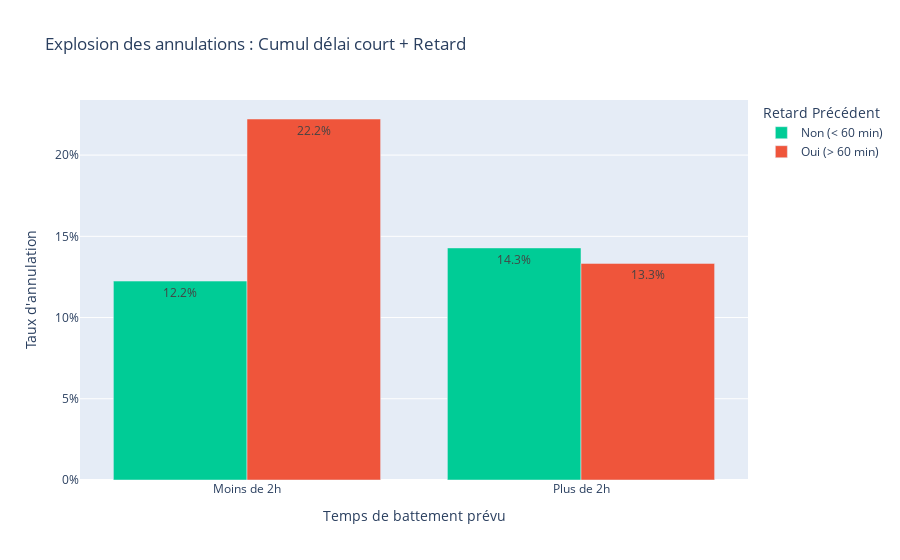

Here is the notebook cell this chart was saved with:
### Markdown cell above
Les **locations précédées d'un retard de plus d'1 heure sont légèrement plus annulées** (≈ 15,4%) que celles sans retard (≈ 13,5%). \
Bien que la différence soit faible, cela pourrait indiquer un léger impact du retard précédent sur le comportement des utilisateurs.

### Code cell
# Taux d'annulation selon le délai entre les locations (<2h ou >2h) ET le retard (>60 min) de la location précédente

threshold = 120

# Créer la colonne 'delta_category' 
df_merged_60min['delta_category'] = df_merged_60min['time_delta_with_previous_rental'].apply(
    lambda x: 'Moins de 2h' if x < threshold else 'Plus de 2h'
)

# Calculer le taux d'annulation pour chaque combinaison
cross_analysis_delay_delta = df_merged_60min.groupby(['delta_category', 'was_60min_late_prev'])['state'].value_counts(normalize=True).unstack()
cross_analysis_delay_delta = cross_analysis_delay_delta['canceled'] * 100  # Garder uniquement le taux d'annulation
cross_analysis_delay_delta = cross_analysis_delay_delta.unstack(level=0)  # Réorganiser pour plus de clarté

print("--- Taux d'annulation selon le délai entre locations ET le retard (>60 min) de la location précédente ---")
print(cross_analysis_delay_delta)

# Graphique

df_viz_cross = df_merged_60min.groupby(['delta_category', 'was_60min_late_prev'])['state'].value_counts(normalize=True).rename('proportion').reset_index()
df_viz_cross = df_viz_cross[df_viz_cross['state'] == 'canceled']

df_viz_cross['Retard Précédent'] = df_viz_cross['was_60min_late_prev'].map({
    True: 'Oui (> 60 min)', 
    False: 'Non (< 60 min)'
})

fig_cross = px.bar(
    df_viz_cross,
    x='delta_category',
    y='proportion',
    color='Retard Précédent',
    barmode='group', # Pour mettre les barres côte à côte
    title="Explosion des annulations : Cumul délai court + Retard",
    labels={
        'delta_category': 'Temps de battement prévu',
        'proportion': "Taux d'annulation"
    },
    color_discrete_map={'Oui (> 60 min)': '#ef553b', 'Non (< 60 min)': '#00cc96'},
    text_auto='.1%' # Affiche le pourcentage sur les barres
)

fig_cross.update_layout(yaxis_tickformat='.0%') # Format axe Y en %

fig_cross.show()

### Figure 1 — Plotly figure (JSON) as saved in the notebook; plotly's stock layout.template omitted (floating-point values rounded to 4 significant figures)
{"data": [{"alignmentgroup": "True", "hovertemplate": "Retard Précédent=Non (< 60 min)<br>Temps de battement prévu=%{x}<br>Taux d'annulation=%{y}<extra></extra>", "legendgroup": "Non (< 60 min)", "marker": {"color": "#00cc96", "pattern": {"shape": ""}}, "name": "Non (< 60 min)", "offsetgroup": "Non (< 60 min)", "orientation": "v", "showlegend": true, "textposition": "auto", "texttemplate": "%{y:.1%}", "type": "bar", "x": ["Moins de 2h", "Plus de 2h"], "xaxis": "x", "y": [0.1224, 0.1429], "yaxis": "y"}, {"alignmentgroup": "True", "hovertemplate": "Retard Précédent=Oui (> 60 min)<br>Temps de battement prévu=%{x}<br>Taux d'annulation=%{y}<extra></extra>", "legendgroup": "Oui (> 60 min)", "marker": {"color": "#ef553b", "pattern": {"shape": ""}}, "name": "Oui (> 60 min)", "offsetgroup": "Oui (> 60 min)", "orientation": "v", "showlegend": true, "textposition": "auto", "texttemplate": "%{y:.1%}", "type": "bar", "x": ["Moins de 2h", "Plus de 2h"], "xaxis": "x", "y": [0.2222, 0.1333], "yaxis": "y"}], "layout": {"barmode": "group", "legend": {"title": {"text": "Retard Précédent"}, "tracegroupgap": 0}, "title": {"text": "Explosion des annulations : Cumul délai court + Retard"}, "xaxis": {"anchor": "y", "domain": [0, 1], "title": {"text": "Temps de battement prévu"}}, "yaxis": {"anchor": "x", "domain": [0, 1], "tickformat": ".0%", "title": {"text": "Taux d'annulation"}}}}
